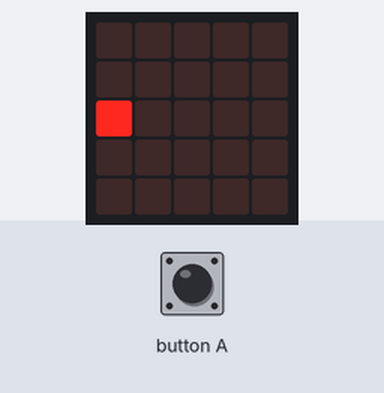
The program below on a simulated BBC micro:bit (MakeCode). Parts: the board's 5×5 LED display. The test bench sets the inputs (shaded band).

Above: at 1.2 s.
1.3 s: button A pressed for 0.15 s
At 1.37 s:
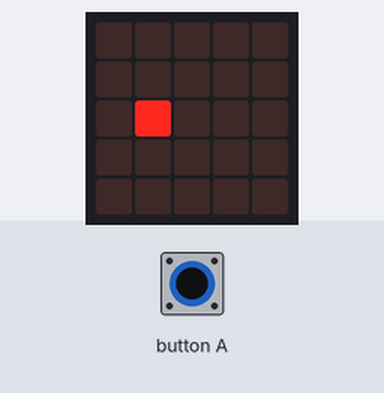
At 2.2 s:
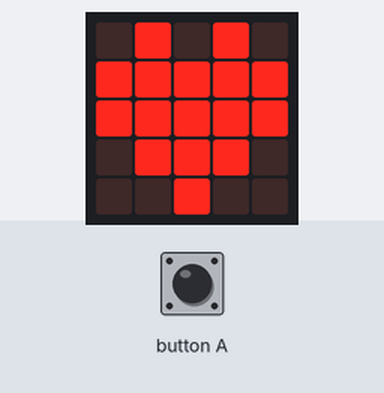
3.0 s: button A pressed for 0.15 s
At 3.45 s:
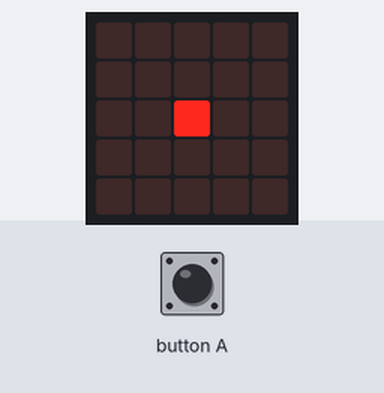

Measured:
- after the input at 1.3 s, the display: first differs from a run without the input after 0.24 s (image 2)
- after the input at 3.0 s, the display: changes after 0.40 s (image 3)

The program:

main.ts
```typescript
function macheEtwas () {
    led.plot(Position_x, 2)
    basic.pause(100)
    led.unplot(Position_x, 2)
    basic.pause(100)
    Position_x = Position_x + 1
}
input.onButtonPressed(Button.A, function () {
    Stein = !(Stein)
})
let Position_x = 0
let Stein = false
Stein = true
Position_x = 0
basic.forever(function () {
    if (Stein == true) {
        basic.clearScreen()
        macheEtwas()
    } else {
        basic.showIcon(IconNames.Heart)
    }
})
basic.forever(function () {
    if (Position_x > 4) {
        Position_x = 0
    }
})
```

test.ts
```typescript
// Hier kann man Tests durchführen; diese Datei wird nicht kompiliert, wenn dieses Paket als Erweiterung verwendet wird.
```
